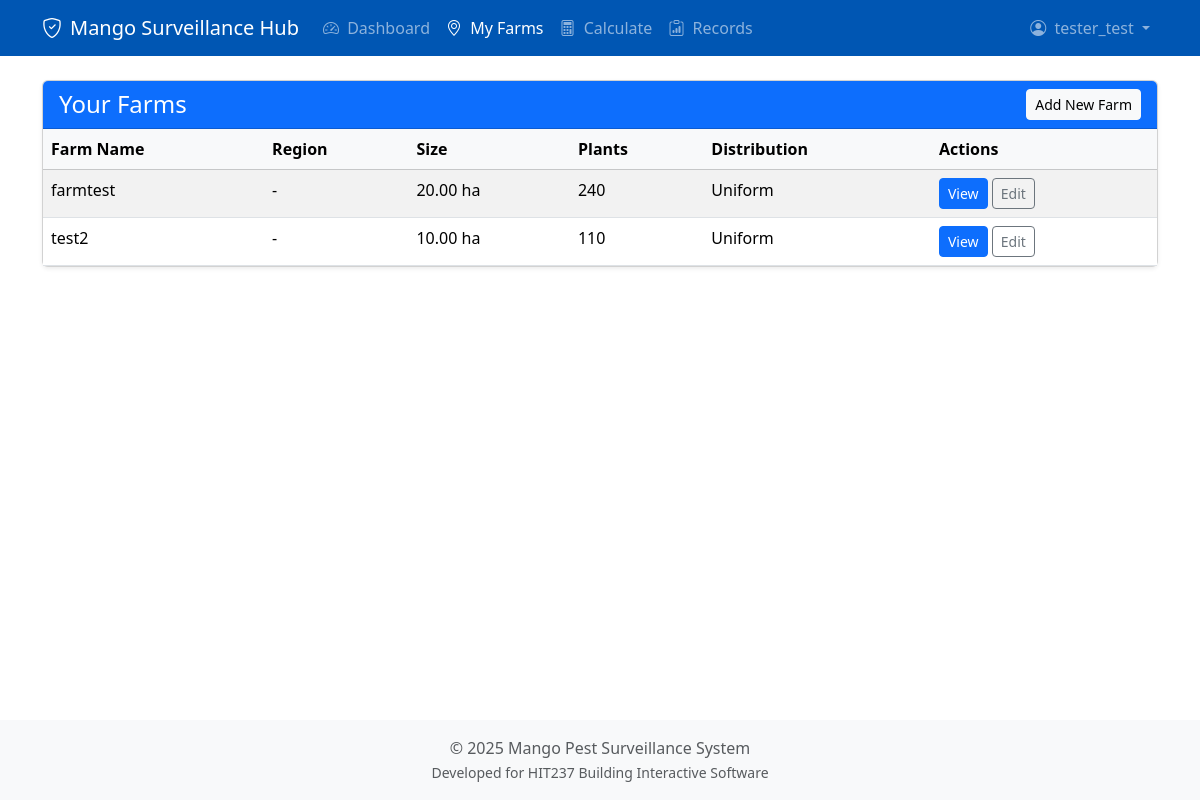
The page /myfarms/ (signed in) on the database its author committed.
### core/models.py (models this page shows, shortened)
class Farm(models.Model):
    DISTRIBUTION_CHOICES = [
        ('uniform', 'Uniform'),
        ('clustered', 'Clustered'),
        ('random', 'Random'),
    ]
    owner = models.ForeignKey(Grower, on_delete=models.CASCADE, related_name='farms')
    name = models.CharField(max_length=100)
    region = models.ForeignKey(Region, on_delete=models.SET_NULL, null=True, blank=True, related_name='farms')
    size_hectares = models.DecimalField(
        max_digits=10,
        decimal_places=2,
        null=True,
        blank=True,
        help_text="Total farm size in hectares"
    )
    stocking_rate = models.IntegerField(
        null=True,
        blank=True,
        help_text="Number of plants per hectare"
    )
    plant_type = models.ForeignKey(
        PlantType,
        on_delete=models.SET_NULL,
        null=True,
        blank=True,
        related_name='farms'
    )
    distribution_pattern = models.CharField(
        max_length=20,
        choices=DISTRIBUTION_CHOICES,
        default='uniform'
    )
    location_description = models.CharField(
        max_length=255,
        blank=True,
        null=True,
        help_text="e.g., \"Near Katherine River\", \"Smith Property via XYZ Road\""
    )
    def total_plants(self):
        if self.size_hectares and self.stocking_rate:
            return int(self.size_hectares * Decimal(str(self.stocking_rate)))
        return None

### core/views.py (the view)
# urls.py: path('myfarms/', views.home_view, name='myfarms'),
@login_required
def home_view(request):
    grower = request.user.grower_profile
    farms = Farm.objects.filter(owner=grower)
    context = {
        'farms': farms
    }
    return render(request, 'core/home.html', context)

### core/templates/core/home.html (shortened to what this page needs)
{% extends 'core/base.html' %}
{% block content %}
<div class="card shadow-sm mb-4">
    <div class="card-header text-white d-flex justify-content-between align-items-center" style="background-color: #0d6efd;">
        <h4 class="mb-0">Your Farms</h4>
        <a href="{% url 'core:create_farm' %}" class="btn btn-light btn-sm">Add New Farm</a>
    </div>
    <div class="card-body p-0">
        {% if farms %}
            <div class="table-responsive">
                <table class="table table-striped table-hover mb-0">
                    <thead class="table-light">
                        <tr>
                            <th>Farm Name</th>
                            <th>Region</th>
                            <th>Size</th>
                            <th>Plants</th>
                            <th>Distribution</th>
                            <th>Actions</th>
                        </tr>
                    </thead>
                    <tbody>
                        {% for farm in farms %}
                        <tr>
                            <td>{{ farm.name }}</td>
                            <td>{{ farm.region.name|default:"-" }}</td>
                            <td>{{ farm.size_hectares|default:"-" }} ha</td>
                            <td>{{ farm.total_plants|default:"-" }}</td>
                            <td>{{ farm.get_distribution_pattern_display }}</td>
                            <td>
                                <a href="{% url 'core:farm_detail' farm.id %}" class="btn btn-primary btn-sm">View</a>
                                <a href="{% url 'core:edit_farm' farm.id %}" class="btn btn-outline-secondary btn-sm">Edit</a>
                            </td>
                        </tr>
                        {% endfor %}
                    </tbody>
                </table>
            </div>
        {% else %}
            <div class="card-body text-center">
                 <p class="text-muted">You haven't added any farms yet.</p>
                 <a href="{% url 'core:create_farm' %}" class="btn btn-primary">Add Your First Farm</a>
            </div>
        {% endif %}
    </div>
</div>
{% endblock %}

### core/templates/core/base.html (shortened to what this page needs)
<!DOCTYPE html>
<html lang="en">
<head>
    <link href="https://cdn.jsdelivr.net/npm/bootstrap@5.3.3/dist/css/bootstrap.min.css" rel="stylesheet">
    <link rel="stylesheet" href="https://cdn.jsdelivr.net/npm/bootstrap-icons@1.11.3/font/bootstrap-icons.min.css">
</head>
<body class="d-flex flex-column min-vh-100">
    <nav class="navbar navbar-expand-lg navbar-dark fixed-top" style="background-color: var(--primary-color);">
        <div class="container">
            <a class="navbar-brand d-flex align-items-center" href="{% url 'core:dashboard' %}">
                <i class="bi bi-shield-check me-2"></i>
                Mango Surveillance Hub
            </a>
            <div class="collapse navbar-collapse" id="navbarNav">
                {% if user.is_authenticated %}
                <ul class="navbar-nav me-auto mb-2 mb-lg-0">
                    <li class="nav-item">
                        <a class="nav-link {% if request.resolver_match.url_name == 'dashboard' %}active{% endif %}" href="{% url 'core:dashboard' %}">
                            <i class="bi bi-speedometer2 me-1"></i> Dashboard
                        </a>
                    </li>
                    <li class="nav-item">
                        <a class="nav-link {% if request.resolver_match.url_name == 'myfarms' %}active{% endif %}" href="{% url 'core:myfarms' %}">
                            <i class="bi bi-geo-alt me-1"></i> My Farms
                        </a>
                    </li>
                    <li class="nav-item">
                        <a class="nav-link {% if request.resolver_match.url_name == 'calculator' %}active{% endif %}" href="{% url 'core:calculator' %}">
                            <i class="bi bi-calculator me-1"></i> Calculate
                        </a>
                    </li>
                    <li class="nav-item">
                        <a class="nav-link {% if request.resolver_match.url_name == 'record_list' %}active{% endif %}" href="{% url 'core:record_list' %}">
                            <i class="bi bi-clipboard-data me-1"></i> Records
                        </a>
                    </li>
                </ul>
                <ul class="navbar-nav ms-auto mb-2 mb-lg-0">
                    <li class="nav-item dropdown">
                        <a class="nav-link dropdown-toggle" href="#" id="navbarDropdownAccount" role="button" data-bs-toggle="dropdown" aria-expanded="false">
                            <i class="bi bi-person-circle me-1"></i> {{ user.username }}
                        </a>
                    </li>
                </ul>
                {% endif %}
            </div>
        </div>
    </nav>
    <div class="container my-4">
        <main>
            {% block content %}
            {% endblock %}
        </main>
    </div>
    <footer class="mt-auto py-3 bg-light text-center">
        <div class="container">
            <span class="text-muted">© {% now "Y" %} Mango Pest Surveillance System</span><br>
            <small class="text-muted">Developed for HIT237 Building Interactive Software</small>
        </div>
    </footer>
</body>
</html>

### core/templates/core/base.html (style rules this page uses)
body { padding-top: 56px; }
:root { --primary-color: #0056b3; --secondary-color: #198754; --accent-color: #fd7e14; }

### rows shown on the page
Farm: name "farmtest", region.name "-", size_hectares "20.00", total_plants "240", distribution_pattern "Uniform"
Farm: name "test2", region.name "-", size_hectares "10.00", total_plants "110", distribution_pattern "Uniform"

### other values the page prints
{{ user.username }} "tester_test"
